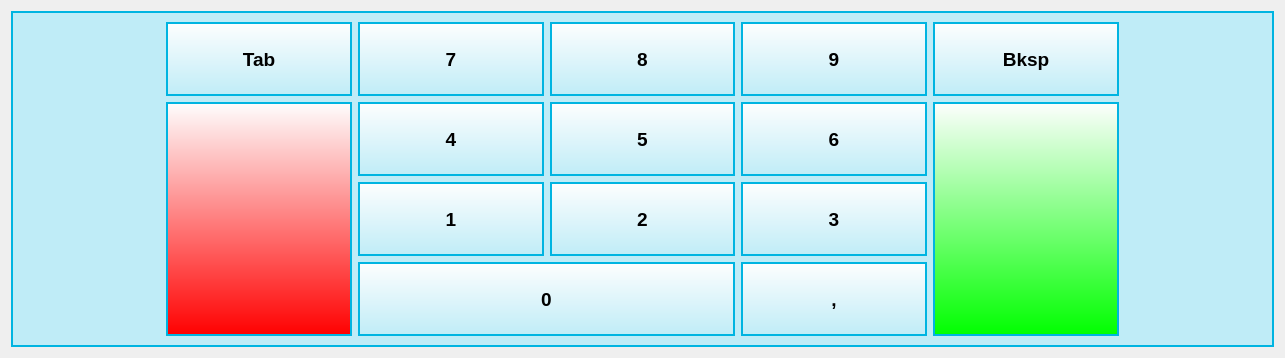
<?xml version="1.0" encoding="UTF-8"?>
<ui version="4.0">
 <class>Form</class>
 <widget class="QWidget" name="Form">
  <property name="geometry">
   <rect>
    <x>0</x>
    <y>0</y>
    <width>1285</width>
    <height>358</height>
   </rect>
  </property>
  <property name="windowTitle">
   <string>Form</string>
  </property>
  <layout class="QGridLayout" name="gridLayout">
   <item row="0" column="0">
    <widget class="QFrame" name="frMainFrame">
     <property name="styleSheet">
      <string notr="true">
QFrame{
	background-color: transparent;
}


QFrame#frMainFrame{
    color: rgb(0, 180, 225);
	background-color: #bfecf7;
}


QPushButton 
{
background-color: qlineargradient(spread:reflect, x1:0, y1:0, x2:0, y2:1, stop:0 #fefefe, stop:1 #bfecf7);
border: 2px solid #00b4E1;
}

QPushButton:disabled
{
background-color: qlineargradient(spread:reflect, x1:0, y1:0, x2:0, y2:1, stop:0 #dcdcdc, stop:1 rgb(149, 192, 225));
color: #b2b2b2;
border-color: #00b4E1;
}

QPushButton::pressed
{
background-color: qlineargradient(spread:reflect, x1:0, y1:0, x2:0, y2:1, stop:0 #ffffff, stop:1  rgb(149, 192, 225)c);
color: #888888;
}

QPushButton 
{
font-weight: bold;
font-size:14pt;
}

#btnCANCEL
{
background-color: qlineargradient(spread:reflect, x1:0, y1:0, x2:0, y2:1, stop:0 #fefefe, stop:1 #FF0000);
border: 2px solid #00b4E1;
}

#btnVALID
{
background-color: qlineargradient(spread:reflect, x1:0, y1:0, x2:0, y2:1, stop:0 #fefefe, stop:1 #00FF00);
border: 2px solid #00b4E1;
}</string>
     </property>
     <property name="frameShape">
      <enum>QFrame::Box</enum>
     </property>
     <property name="frameShadow">
      <enum>QFrame::Plain</enum>
     </property>
     <property name="lineWidth">
      <number>2</number>
     </property>
     <layout class="QHBoxLayout" name="horizontalLayout">
      <item>
       <spacer name="horizontalSpacer">
        <property name="orientation">
         <enum>Qt::Horizontal</enum>
        </property>
        <property name="sizeType">
         <enum>QSizePolicy::Preferred</enum>
        </property>
        <property name="sizeHint" stdset="0">
         <size>
          <width>144</width>
          <height>20</height>
         </size>
        </property>
       </spacer>
      </item>
      <item>
       <layout class="QGridLayout" name="gridLayout_2">
        <item row="0" column="1">
         <widget class="QPushButton" name="btnNumpad7">
          <property name="sizePolicy">
           <sizepolicy hsizetype="Expanding" vsizetype="Expanding">
            <horstretch>0</horstretch>
            <verstretch>0</verstretch>
           </sizepolicy>
          </property>
          <property name="focusPolicy">
           <enum>Qt::NoFocus</enum>
          </property>
          <property name="text">
           <string>7</string>
          </property>
         </widget>
        </item>
        <item row="0" column="2">
         <widget class="QPushButton" name="btnNumpad8">
          <property name="sizePolicy">
           <sizepolicy hsizetype="Expanding" vsizetype="Expanding">
            <horstretch>0</horstretch>
            <verstretch>0</verstretch>
           </sizepolicy>
          </property>
          <property name="focusPolicy">
           <enum>Qt::NoFocus</enum>
          </property>
          <property name="text">
           <string>8</string>
          </property>
         </widget>
        </item>
        <item row="0" column="3">
         <widget class="QPushButton" name="btnNumpad9">
          <property name="sizePolicy">
           <sizepolicy hsizetype="Expanding" vsizetype="Expanding">
            <horstretch>0</horstretch>
            <verstretch>0</verstretch>
           </sizepolicy>
          </property>
          <property name="focusPolicy">
           <enum>Qt::NoFocus</enum>
          </property>
          <property name="text">
           <string>9</string>
          </property>
         </widget>
        </item>
        <item row="0" column="4">
         <widget class="QPushButton" name="btnBackspace">
          <property name="sizePolicy">
           <sizepolicy hsizetype="Expanding" vsizetype="Expanding">
            <horstretch>0</horstretch>
            <verstretch>0</verstretch>
           </sizepolicy>
          </property>
          <property name="focusPolicy">
           <enum>Qt::NoFocus</enum>
          </property>
          <property name="text">
           <string>Bksp</string>
          </property>
         </widget>
        </item>
        <item row="1" column="1">
         <widget class="QPushButton" name="btnNumpad4">
          <property name="sizePolicy">
           <sizepolicy hsizetype="Expanding" vsizetype="Expanding">
            <horstretch>0</horstretch>
            <verstretch>0</verstretch>
           </sizepolicy>
          </property>
          <property name="focusPolicy">
           <enum>Qt::NoFocus</enum>
          </property>
          <property name="text">
           <string>4</string>
          </property>
         </widget>
        </item>
        <item row="1" column="2">
         <widget class="QPushButton" name="btnNumpad5">
          <property name="enabled">
           <bool>true</bool>
          </property>
          <property name="sizePolicy">
           <sizepolicy hsizetype="Expanding" vsizetype="Expanding">
            <horstretch>0</horstretch>
            <verstretch>0</verstretch>
           </sizepolicy>
          </property>
          <property name="focusPolicy">
           <enum>Qt::NoFocus</enum>
          </property>
          <property name="text">
           <string>5</string>
          </property>
         </widget>
        </item>
        <item row="1" column="3">
         <widget class="QPushButton" name="btnNumpad6">
          <property name="sizePolicy">
           <sizepolicy hsizetype="Expanding" vsizetype="Expanding">
            <horstretch>0</horstretch>
            <verstretch>0</verstretch>
           </sizepolicy>
          </property>
          <property name="focusPolicy">
           <enum>Qt::NoFocus</enum>
          </property>
          <property name="text">
           <string>6</string>
          </property>
         </widget>
        </item>
        <item row="1" column="4" rowspan="3">
         <widget class="QPushButton" name="btnVALID">
          <property name="sizePolicy">
           <sizepolicy hsizetype="Expanding" vsizetype="Expanding">
            <horstretch>0</horstretch>
            <verstretch>0</verstretch>
           </sizepolicy>
          </property>
          <property name="focusPolicy">
           <enum>Qt::NoFocus</enum>
          </property>
          <property name="styleSheet">
           <string notr="true">background-repeat: no-repeat; 
background-image: url(c:/csr/exe/Others/VirtKyb/VALID.png);</string>
          </property>
          <property name="text">
           <string/>
          </property>
         </widget>
        </item>
        <item row="2" column="1">
         <widget class="QPushButton" name="btnNumpad1">
          <property name="sizePolicy">
           <sizepolicy hsizetype="Expanding" vsizetype="Expanding">
            <horstretch>0</horstretch>
            <verstretch>0</verstretch>
           </sizepolicy>
          </property>
          <property name="focusPolicy">
           <enum>Qt::NoFocus</enum>
          </property>
          <property name="text">
           <string>1</string>
          </property>
         </widget>
        </item>
        <item row="2" column="2">
         <widget class="QPushButton" name="btnNumpad2">
          <property name="enabled">
           <bool>true</bool>
          </property>
          <property name="sizePolicy">
           <sizepolicy hsizetype="Expanding" vsizetype="Expanding">
            <horstretch>0</horstretch>
            <verstretch>0</verstretch>
           </sizepolicy>
          </property>
          <property name="focusPolicy">
           <enum>Qt::NoFocus</enum>
          </property>
          <property name="text">
           <string>2</string>
          </property>
         </widget>
        </item>
        <item row="2" column="3">
         <widget class="QPushButton" name="btnNumpad3">
          <property name="sizePolicy">
           <sizepolicy hsizetype="Expanding" vsizetype="Expanding">
            <horstretch>0</horstretch>
            <verstretch>0</verstretch>
           </sizepolicy>
          </property>
          <property name="focusPolicy">
           <enum>Qt::NoFocus</enum>
          </property>
          <property name="text">
           <string>3</string>
          </property>
         </widget>
        </item>
        <item row="3" column="1" colspan="2">
         <widget class="QPushButton" name="btnNumpad0">
          <property name="sizePolicy">
           <sizepolicy hsizetype="Expanding" vsizetype="Expanding">
            <horstretch>0</horstretch>
            <verstretch>0</verstretch>
           </sizepolicy>
          </property>
          <property name="focusPolicy">
           <enum>Qt::NoFocus</enum>
          </property>
          <property name="text">
           <string>0</string>
          </property>
         </widget>
        </item>
        <item row="3" column="3">
         <widget class="QPushButton" name="btnNumpadComma">
          <property name="sizePolicy">
           <sizepolicy hsizetype="Expanding" vsizetype="Expanding">
            <horstretch>0</horstretch>
            <verstretch>0</verstretch>
           </sizepolicy>
          </property>
          <property name="focusPolicy">
           <enum>Qt::NoFocus</enum>
          </property>
          <property name="text">
           <string>,</string>
          </property>
         </widget>
        </item>
        <item row="1" column="0" rowspan="3">
         <widget class="QPushButton" name="btnCANCEL">
          <property name="sizePolicy">
           <sizepolicy hsizetype="Expanding" vsizetype="Expanding">
            <horstretch>0</horstretch>
            <verstretch>0</verstretch>
           </sizepolicy>
          </property>
          <property name="focusPolicy">
           <enum>Qt::NoFocus</enum>
          </property>
          <property name="styleSheet">
           <string notr="true">background-repeat: no-repeat; 
background-image: url(c:/csr/exe/Others/VirtKyb/REJECT.png);</string>
          </property>
          <property name="text">
           <string/>
          </property>
         </widget>
        </item>
        <item row="0" column="0">
         <widget class="QPushButton" name="btnTab">
          <property name="sizePolicy">
           <sizepolicy hsizetype="Expanding" vsizetype="Expanding">
            <horstretch>0</horstretch>
            <verstretch>0</verstretch>
           </sizepolicy>
          </property>
          <property name="focusPolicy">
           <enum>Qt::NoFocus</enum>
          </property>
          <property name="text">
           <string>Tab</string>
          </property>
         </widget>
        </item>
       </layout>
      </item>
      <item>
       <spacer name="horizontalSpacer_2">
        <property name="orientation">
         <enum>Qt::Horizontal</enum>
        </property>
        <property name="sizeType">
         <enum>QSizePolicy::Preferred</enum>
        </property>
        <property name="sizeHint" stdset="0">
         <size>
          <width>144</width>
          <height>20</height>
         </size>
        </property>
       </spacer>
      </item>
     </layout>
    </widget>
   </item>
  </layout>
 </widget>
 <resources/>
 <connections/>
</ui>
